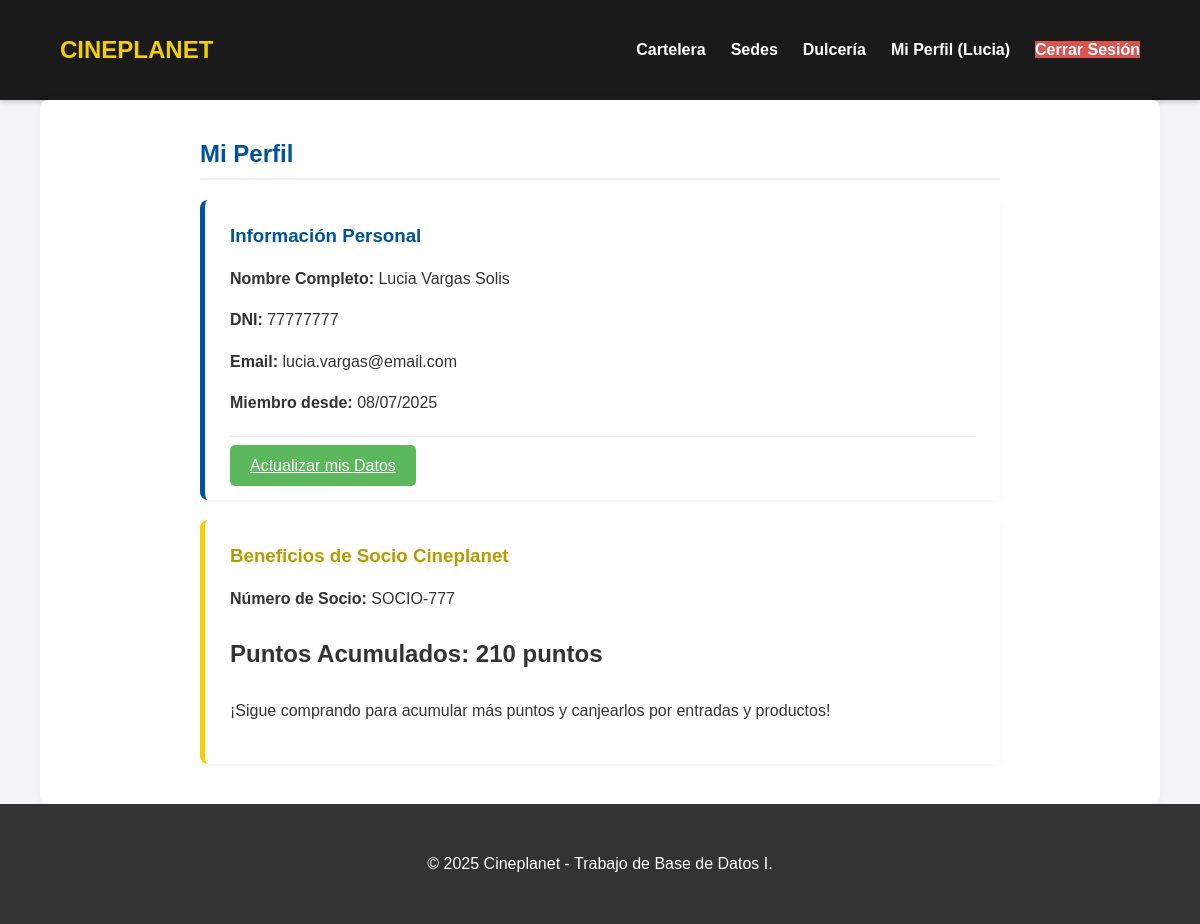
The app's page /perfil_socio.php (signed in) with its own data.
### tables this page shows
CREATE TABLE Socio (
    DNI CHAR(8) PRIMARY KEY,
    numero_socio VARCHAR(20) UNIQUE NOT NULL,
    puntos_acumulados INT DEFAULT 0,
    FOREIGN KEY (DNI) REFERENCES Cliente(DNI) ON DELETE CASCADE  
);

CREATE TABLE Cliente (
    DNI CHAR(8) PRIMARY KEY,
    nombre VARCHAR(100) NOT NULL,
    apellidos VARCHAR(100) NOT NULL,
    email VARCHAR(100) UNIQUE NOT NULL,
    password VARCHAR(255) NOT NULL,  
    es_admin BOOLEAN DEFAULT FALSE,  
    fecha_registro TIMESTAMP DEFAULT CURRENT_TIMESTAMP
);

### perfil_socio.php (the view, shortened to what this page needs)
<?php
require_once 'includes/public_header.php';
$user_dni = $_SESSION['user_dni'];
$sql = "SELECT c.DNI, c.nombre, c.apellidos, c.email, c.fecha_registro,
               s.numero_socio, s.puntos_acumulados
        FROM Cliente c
        LEFT JOIN Socio s ON c.DNI = s.DNI
        WHERE c.DNI = ?";
$stmt = $conn->prepare($sql);
$stmt->bind_param("s", $user_dni);
$stmt->execute();
$result = $stmt->get_result();
if ($result->num_rows > 0) {
    $user_data = $result->fetch_assoc();
} else {
    session_destroy();
    header("Location: login.php");
    exit();
}
?>
<div class="profile-container">
    <h2>Mi Perfil</h2>
    <div class="profile-card">
        <h3>Información Personal</h3>
        <p><strong>Nombre Completo:</strong> <?php echo htmlspecialchars($user_data['nombre'] . ' ' . $user_data['apellidos']); ?></p>
        <p><strong>DNI:</strong> <?php echo htmlspecialchars($user_data['DNI']); ?></p>
        <p><strong>Email:</strong> <?php echo htmlspecialchars($user_data['email']); ?></p>
        <p><strong>Miembro desde:</strong> <?php echo date("d/m/Y", strtotime($user_data['fecha_registro'])); ?></p>
        <div class="profile-actions">
            <a href="actualizar_perfil.php" class="btn">Actualizar mis Datos</a>
        </div>
    </div>
    <?php if ($user_data['numero_socio']):  ?>
        <div class="profile-card socio-card">
            <h3>Beneficios de Socio Cineplanet</h3>
            <p><strong>Número de Socio:</strong> <?php echo htmlspecialchars($user_data['numero_socio']); ?></p>
            <p class="puntos"><strong>Puntos Acumulados:</strong> <?php echo $user_data['puntos_acumulados']; ?> puntos</p>
            <p>¡Sigue comprando para acumular más puntos y canjearlos por entradas y productos!</p>
        </div>
    <?php endif; ?>
</div>
<?php
require_once 'includes/footer.php';
?>

### css/style.css (style rules this page uses)
body { font-family: Arial, sans-serif; background-color: #f4f4f9; margin: 0; color: #333; display: flex; flex-direction: column; min-height: 100vh; }
h2 { color: #00529b; border-bottom: 2px solid #f0f0f0; padding-bottom: 10px; }
.btn { background-color: #5cb85c; color: white; padding: 12px 20px; border: none; border-radius: 5px; cursor: pointer; font-size: 16px; transition: background-color 0.3s; }
.profile-container { max-width: 800px; margin: 20px auto; }
.profile-card { background-color: #fff; padding: 25px; margin-bottom: 20px; border-radius: 8px; box-shadow: 0 2px 5px rgba(0, 0, 0, 0.05); border-left: 5px solid #00529b; }
.profile-card h3 { margin-top: 0; color: #00529b; }
.profile-card p { line-height: 1.6; }
.socio-card { border-left-color: #f3ce00; }
.socio-card h3 { color: #b79c00; }
.socio-card .puntos { font-size: 1.5rem; font-weight: bold; color: #333; }
.profile-actions { margin-top: 20px; padding-top: 20px; border-top: 1px solid #f0f0f0; }

### records on screen
socio: DNI.apellidos "Lucia Vargas Solis", DNI.DNI "77777777", DNI.email "lucia.vargas@email.com", DNI.fecha_registro "08/07/2025", numero_socio "SOCIO-777", puntos_acumulados "210"

### other values on screen
$_SESSION['user_nombre'] "Lucia"
